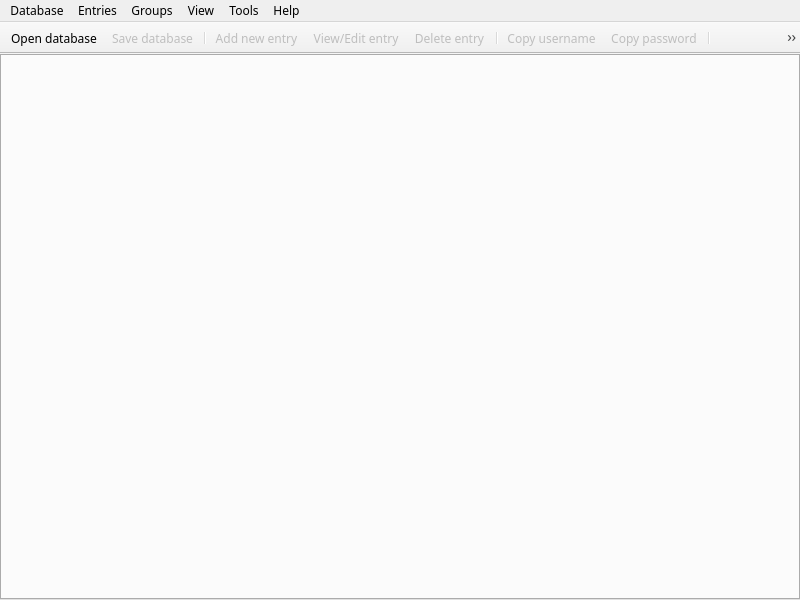
<?xml version="1.0" encoding="UTF-8"?>
<ui version="4.0">
 <class>MainWindow</class>
 <widget class="QMainWindow" name="MainWindow">
  <property name="geometry">
   <rect>
    <x>0</x>
    <y>0</y>
    <width>800</width>
    <height>600</height>
   </rect>
  </property>
  <property name="font">
   <font>
    <family>B612</family>
   </font>
  </property>
  <property name="windowTitle">
   <string notr="true">KeePassX</string>
  </property>
  <property name="tabShape">
   <enum>QTabWidget::Triangular</enum>
  </property>
  <widget class="QWidget" name="centralwidget">
   <layout class="QVBoxLayout" name="verticalLayout">
    <property name="leftMargin">
     <number>0</number>
    </property>
    <property name="topMargin">
     <number>0</number>
    </property>
    <property name="rightMargin">
     <number>0</number>
    </property>
    <property name="bottomMargin">
     <number>0</number>
    </property>
    <item>
     <widget class="QStackedWidget" name="stackedWidget">
      <property name="currentIndex">
       <number>0</number>
      </property>
      <widget class="QWidget" name="pageDatabase">
       <layout class="QVBoxLayout" name="verticalLayout_2">
        <property name="leftMargin">
         <number>0</number>
        </property>
        <property name="topMargin">
         <number>0</number>
        </property>
        <property name="rightMargin">
         <number>0</number>
        </property>
        <property name="bottomMargin">
         <number>0</number>
        </property>
        <item>
         <widget class="DatabaseTabWidget" name="tabWidget">
          <property name="currentIndex">
           <number>-1</number>
          </property>
          <property name="tabsClosable">
           <bool>true</bool>
          </property>
          <property name="movable">
           <bool>true</bool>
          </property>
         </widget>
        </item>
       </layout>
      </widget>
      <widget class="QWidget" name="pageSettings">
       <layout class="QVBoxLayout" name="verticalLayout_3">
        <property name="leftMargin">
         <number>0</number>
        </property>
        <property name="topMargin">
         <number>0</number>
        </property>
        <property name="rightMargin">
         <number>0</number>
        </property>
        <property name="bottomMargin">
         <number>0</number>
        </property>
        <item>
         <widget class="SettingsWidget" name="settingsWidget" native="true"/>
        </item>
       </layout>
      </widget>
      <widget class="QWidget" name="pageWelcome">
       <layout class="QVBoxLayout" name="verticalLayout_5">
        <item>
         <widget class="WelcomeWidget" name="welcomeWidget" native="true"/>
        </item>
       </layout>
      </widget>
     </widget>
    </item>
   </layout>
  </widget>
  <widget class="QMenuBar" name="menubar">
   <property name="geometry">
    <rect>
     <x>0</x>
     <y>0</y>
     <width>800</width>
     <height>24</height>
    </rect>
   </property>
   <widget class="QMenu" name="menuFile">
    <property name="title">
     <string>Database</string>
    </property>
    <widget class="QMenu" name="menuRecentDatabases">
     <property name="title">
      <string>Recent databases</string>
     </property>
    </widget>
    <addaction name="actionDatabaseNew"/>
    <addaction name="actionDatabaseOpen"/>
    <addaction name="menuRecentDatabases"/>
    <addaction name="actionDatabaseSave"/>
    <addaction name="actionDatabaseSaveAs"/>
    <addaction name="actionDatabaseClose"/>
    <addaction name="separator"/>
    <addaction name="actionChangeMasterKey"/>
    <addaction name="actionChangeDatabaseSettings"/>
    <addaction name="separator"/>
    <addaction name="actionExportCsv"/>
    <addaction name="actionRepairDatabase"/>
    <addaction name="separator"/>
    <addaction name="actionQuit"/>
   </widget>
   <widget class="QMenu" name="menuHelp">
    <property name="title">
     <string>Help</string>
    </property>
    <addaction name="actionAbout"/>
   </widget>
   <widget class="QMenu" name="menuEntries">
    <property name="title">
     <string>Entries</string>
    </property>
    <widget class="QMenu" name="menuEntryCopyAttribute">
     <property name="enabled">
      <bool>false</bool>
     </property>
     <property name="title">
      <string>Copy attribute to clipboard</string>
     </property>
     <addaction name="actionEntryCopyTitle"/>
     <addaction name="actionEntryCopyURL"/>
     <addaction name="actionEntryCopyNotes"/>
     <addaction name="separator"/>
    </widget>
    <addaction name="actionEntryNew"/>
    <addaction name="actionEntryClone"/>
    <addaction name="actionEntryEdit"/>
    <addaction name="actionEntryDelete"/>
    <addaction name="actionEntryCopyUsername"/>
    <addaction name="actionEntryCopyPassword"/>
    <addaction name="menuEntryCopyAttribute"/>
    <addaction name="actionEntryOpenUrl"/>
    <addaction name="actionSearch"/>
   </widget>
   <widget class="QMenu" name="menuGroups">
    <property name="title">
     <string>Groups</string>
    </property>
    <addaction name="actionGroupNew"/>
    <addaction name="actionGroupEdit"/>
    <addaction name="actionGroupDelete"/>
   </widget>
   <widget class="QMenu" name="menuTools">
    <property name="title">
     <string>Tools</string>
    </property>
    <addaction name="actionLockDatabases"/>
    <addaction name="actionSettings"/>
   </widget>
   <widget class="QMenu" name="menuView">
    <property name="title">
     <string>View</string>
    </property>
   </widget>
   <addaction name="menuFile"/>
   <addaction name="menuEntries"/>
   <addaction name="menuGroups"/>
   <addaction name="menuView"/>
   <addaction name="menuTools"/>
   <addaction name="menuHelp"/>
  </widget>
  <widget class="QToolBar" name="toolBar">
   <property name="movable">
    <bool>false</bool>
   </property>
   <attribute name="toolBarArea">
    <enum>TopToolBarArea</enum>
   </attribute>
   <attribute name="toolBarBreak">
    <bool>false</bool>
   </attribute>
   <addaction name="actionDatabaseOpen"/>
   <addaction name="actionDatabaseSave"/>
   <addaction name="separator"/>
   <addaction name="actionEntryNew"/>
   <addaction name="actionEntryEdit"/>
   <addaction name="actionEntryDelete"/>
   <addaction name="separator"/>
   <addaction name="actionEntryCopyUsername"/>
   <addaction name="actionEntryCopyPassword"/>
   <addaction name="separator"/>
   <addaction name="actionLockDatabases"/>
   <addaction name="actionSearch"/>
  </widget>
  <action name="actionQuit">
   <property name="text">
    <string>Quit</string>
   </property>
  </action>
  <action name="actionAbout">
   <property name="text">
    <string>About</string>
   </property>
  </action>
  <action name="actionDatabaseOpen">
   <property name="text">
    <string>Open database</string>
   </property>
  </action>
  <action name="actionDatabaseSave">
   <property name="enabled">
    <bool>false</bool>
   </property>
   <property name="text">
    <string>Save database</string>
   </property>
  </action>
  <action name="actionDatabaseClose">
   <property name="enabled">
    <bool>false</bool>
   </property>
   <property name="text">
    <string>Close database</string>
   </property>
  </action>
  <action name="actionDatabaseNew">
   <property name="text">
    <string>New database</string>
   </property>
  </action>
  <action name="actionEntryNew">
   <property name="enabled">
    <bool>false</bool>
   </property>
   <property name="text">
    <string>Add new entry</string>
   </property>
  </action>
  <action name="actionEntryEdit">
   <property name="enabled">
    <bool>false</bool>
   </property>
   <property name="text">
    <string>View/Edit entry</string>
   </property>
  </action>
  <action name="actionEntryDelete">
   <property name="enabled">
    <bool>false</bool>
   </property>
   <property name="text">
    <string>Delete entry</string>
   </property>
  </action>
  <action name="actionGroupNew">
   <property name="enabled">
    <bool>false</bool>
   </property>
   <property name="text">
    <string>Add new group</string>
   </property>
  </action>
  <action name="actionGroupEdit">
   <property name="enabled">
    <bool>false</bool>
   </property>
   <property name="text">
    <string>Edit group</string>
   </property>
  </action>
  <action name="actionGroupDelete">
   <property name="enabled">
    <bool>false</bool>
   </property>
   <property name="text">
    <string>Delete group</string>
   </property>
  </action>
  <action name="actionDatabaseSaveAs">
   <property name="enabled">
    <bool>false</bool>
   </property>
   <property name="text">
    <string>Save database as</string>
   </property>
  </action>
  <action name="actionChangeMasterKey">
   <property name="enabled">
    <bool>false</bool>
   </property>
   <property name="text">
    <string>Change master key</string>
   </property>
  </action>
  <action name="actionChangeDatabaseSettings">
   <property name="enabled">
    <bool>false</bool>
   </property>
   <property name="text">
    <string>Database settings</string>
   </property>
   <property name="toolTip">
    <string>Database settings</string>
   </property>
  </action>
  <action name="actionEntryClone">
   <property name="enabled">
    <bool>false</bool>
   </property>
   <property name="text">
    <string>Clone entry</string>
   </property>
  </action>
  <action name="actionSearch">
   <property name="enabled">
    <bool>false</bool>
   </property>
   <property name="text">
    <string>Find</string>
   </property>
  </action>
  <action name="actionEntryCopyUsername">
   <property name="enabled">
    <bool>false</bool>
   </property>
   <property name="text">
    <string>Copy username</string>
   </property>
   <property name="toolTip">
    <string>Copy username to clipboard</string>
   </property>
  </action>
  <action name="actionEntryCopyPassword">
   <property name="enabled">
    <bool>false</bool>
   </property>
   <property name="text">
    <string>Copy password</string>
   </property>
   <property name="toolTip">
    <string>Copy password to clipboard</string>
   </property>
  </action>
  <action name="actionSettings">
   <property name="text">
    <string>Settings</string>
   </property>
  </action>
  <action name="actionEntryOpenUrl">
   <property name="enabled">
    <bool>false</bool>
   </property>
   <property name="text">
    <string>Open URL</string>
   </property>
  </action>
  <action name="actionLockDatabases">
   <property name="enabled">
    <bool>false</bool>
   </property>
   <property name="text">
    <string>Lock databases</string>
   </property>
  </action>
  <action name="actionEntryCopyTitle">
   <property name="enabled">
    <bool>false</bool>
   </property>
   <property name="text">
    <string>Title</string>
   </property>
  </action>
  <action name="actionEntryCopyURL">
   <property name="enabled">
    <bool>false</bool>
   </property>
   <property name="text">
    <string>URL</string>
   </property>
  </action>
  <action name="actionEntryCopyNotes">
   <property name="enabled">
    <bool>false</bool>
   </property>
   <property name="text">
    <string>Notes</string>
   </property>
  </action>
  <action name="actionExportCsv">
   <property name="enabled">
    <bool>false</bool>
   </property>
   <property name="text">
    <string>Export to CSV file</string>
   </property>
  </action>
  <action name="actionRepairDatabase">
   <property name="text">
    <string>Repair database</string>
   </property>
  </action>
 </widget>
 <customwidgets>
  <customwidget>
   <class>DatabaseTabWidget</class>
   <extends>QTabWidget</extends>
   <header>gui/DatabaseTabWidget.h</header>
   <container>1</container>
  </customwidget>
  <customwidget>
   <class>SettingsWidget</class>
   <extends>QWidget</extends>
   <header>gui/SettingsWidget.h</header>
   <container>1</container>
  </customwidget>
  <customwidget>
   <class>WelcomeWidget</class>
   <extends>QWidget</extends>
   <header>gui/WelcomeWidget.h</header>
   <container>1</container>
  </customwidget>
 </customwidgets>
 <resources/>
 <connections/>
</ui>
